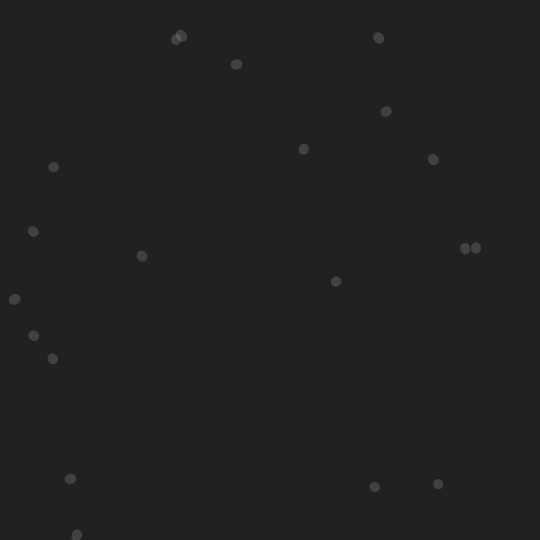
Frame 1 (no input)
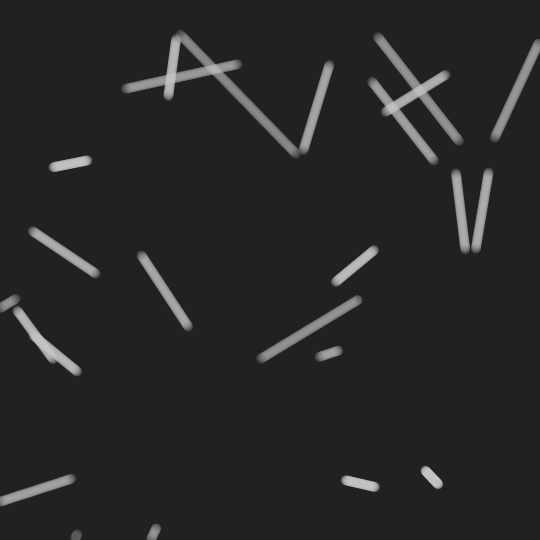
Frame 60 (no input)
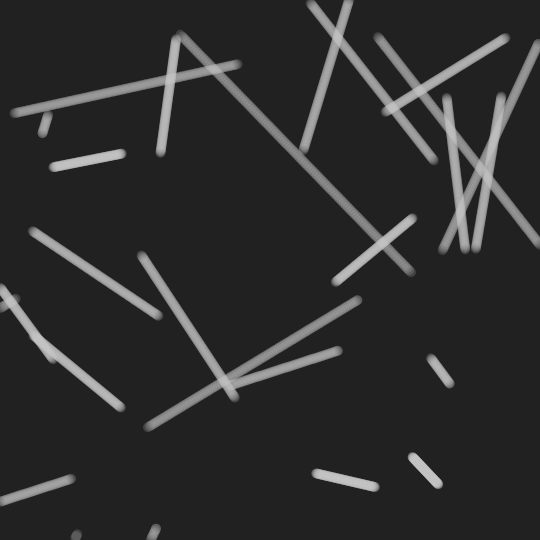
Frame 120 (the mouse pressed at the canvas centre since frame 60)

The p5.js sketch that drew these frames (run headless with seeded random() and noise() and a simulated clock; from frame 60 on, the mouse is pressed at the canvas centre):

// p5.js sketch
// ── sketch.js
let s;
let agents;

function setup() {
    createCanvas(540, 540);
    s = {};
    s.agentCount = 20;
    s.bgColor = color(33);
    s.agentColor = color(200, 50);
    agents = [];
    for (let i = 0; i < s.agentCount; i++) {
        agents.push(new Agent());
    }
    background(s.bgColor);
}

function draw() {
    // background(s.bgColor);
    for (let i = 0; i < s.agentCount; i++) {
        let a = agents[i];
        a.updatePosition();
    }
    stroke(s.agentColor);
    noFill();
    for (let i = 0; i < s.agentCount; i++) {
        let a = agents[i];
        strokeWeight(10);
        line(a.previousPosition.x, a.previousPosition.y, a.position.x, a.position.y);
    }
}

class Agent {
    constructor(position) {
        this.position = position !== undefined ? position : createVector(random(width), random(height)); // Si aucune position n'est fournie, initialisation avec une position aléatoire
        this.previousPosition = this.position.copy();
        this.xIncrement = random(-2, 2);
        this.yIncrement = random(-2, 2);
    }
    updatePosition() {
        // Une méthode mettant à jour de la position de l'agent en fonction de son angle actuel
        this.previousPosition = this.position.copy();
        this.position.x += this.xIncrement;
        this.position.y += this.yIncrement;
        if (this.isOutsideSketch() > 0) {
            this.position = createVector(random(width), random(height));
            this.previousPosition = this.position.copy();
        }
    }
    isOutsideSketch() {
        // Une méthode permettant de vérifier si l'agent est sorti des limites de l'espace du sketch. La méthode renvoie les valeurs suivantes :
        // 0: l'agent n'est pas sorti des limites de l'espace du sketch
        // 1: l'agent est sorti par le haut
        // 2: l'agent est sorti par la droite
        // 3: l'agent est sorti par le bas
        // 4: l'agent est sorti par la gauche
        if (this.position.y < 0) {
            return 1;
        } else if (this.position.x > width) {
            return 2;
        } else if (this.position.y > height) {
            return 3;
        } else if (this.position.x < 0) {
            return 4;
        } else {
            return 0;
        }
    }
}
